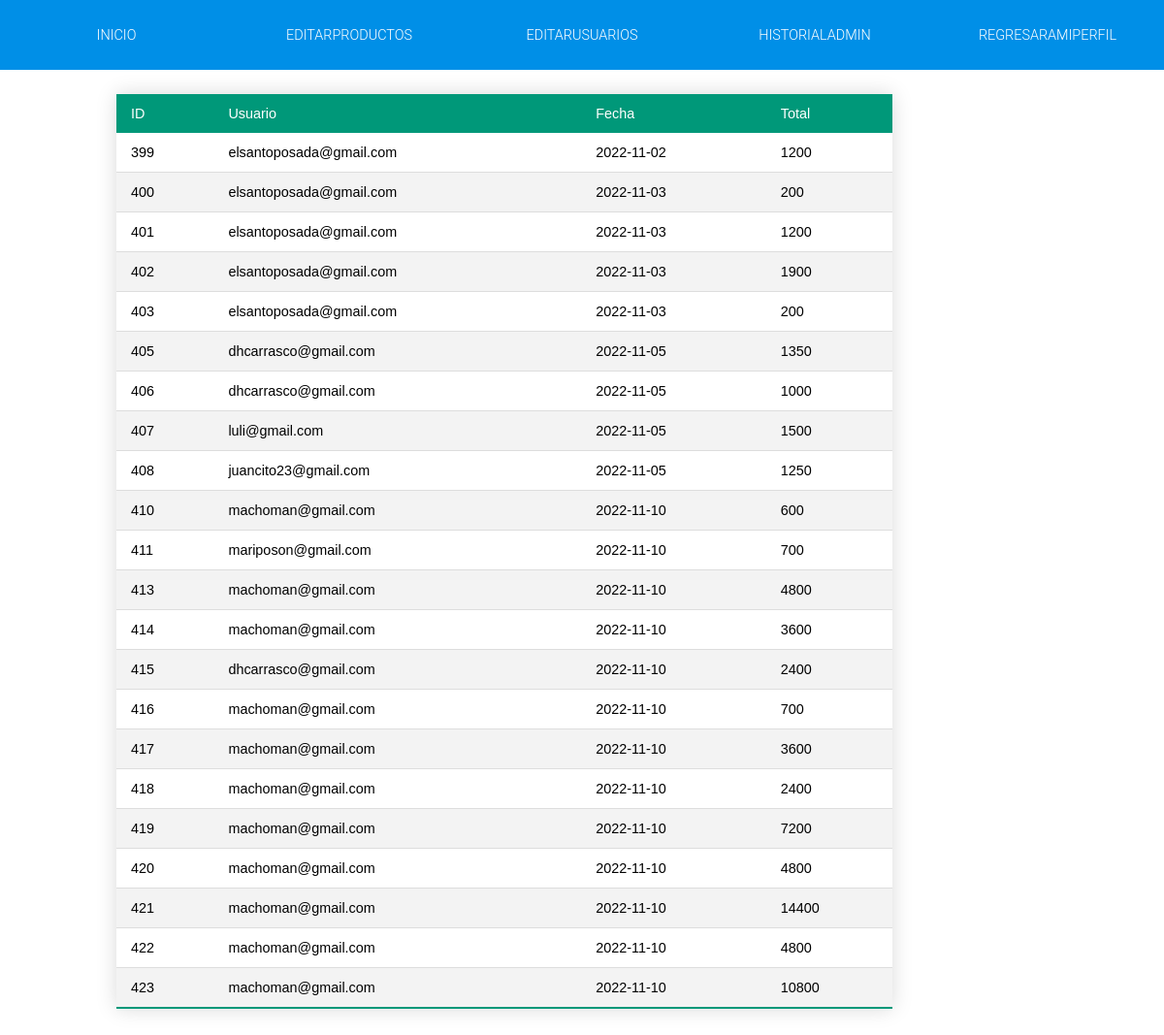
/panel/historialadmin (signed in), run on the app's committed database.
### tables this page shows
CREATE TABLE `VENTAS` (
  `vid` int(11) NOT NULL,
  `uid` int(11) DEFAULT NULL,
  `Fecha` date DEFAULT NULL,
  `Total` int(7) DEFAULT NULL
);

CREATE TABLE `USUARIOS` (
  `uid` int(11) NOT NULL,
  `nombre` varchar(40) NOT NULL,
  `correo` varchar(60) NOT NULL,
  `contrasena` varchar(250) NOT NULL,
  `telefono` int(32) NOT NULL,
  `avatar` varchar(50) DEFAULT NULL,
  `rango` int(2) NOT NULL,
  `estado` int(2) NOT NULL
);

### libs/view.php (called while the page is built, shortened)
<?php
class View
{
    public function render($nombre)
    {
        require 'views/' . $nombre . '.php';
    }
}

### controllers/Panel_Controller.php (called while the page is built, shortened)
<?php
class Panel_Controller extends controller
{
    public function historialadmin()
    {
        $this->view->render('login/panel/historialadmin');
    }
}

### index.php (called while the page is built, shortened)
<?php
require 'libs/view.php';
$app = new App();

### traduccion/Translate.php (called while the page is built, shortened)
<?php
class Translate
{
    protected static $conf;
    public static function init($locale = null, $path = null)
    {
        self::$conf = new \stdClass;
    }
    private static function setLocale($locale = null)
    {
        isset($locale)
        ? self::$conf->locale = $locale
        : self::$conf->locale = null;
    }
    private static function setDictionary($path = null)
    {
        isset($path)
        ? self::$conf->dictionary = include $path
        : self::$conf->dictionary = null;
    }
    public static function __($phrase)
    {
        if (isset(self::$conf->locale) && isset(self::$conf->dictionary)) {
            return self::$conf->dictionary[$phrase];
        } else {
            return $phrase;
        }
    }
}

### views/login/panel/historialadmin.php (the view, shortened to what this page needs)
<?php
require_once 'traduccion/Translate.php';
require 'libs/connect.php';
if (isset($_SESSION['uid'])) {
    $records = $conn->prepare('SELECT * FROM USUARIOS WHERE uid = :id');
    $records->bindParam(':id', $_SESSION['uid']);
    $records->execute();
    $results = $records->fetch(PDO::FETCH_ASSOC);
    $user = null;
    if (count($results) > 0) {
        $user = $results;
    }
    $records = $conn->prepare('SELECT * FROM USUARIOS_Rangos WHERE rid = :id');
    $records->bindParam(':id', $user['rango']);
    $records->execute();
    $results = $records->fetch(PDO::FETCH_ASSOC);
    if (count($results) > 0) {
        $rango = $results;
    }
} else {
    header("Location: ../login");
    echo "Acceso denegado";
    die();
}
?>
<!DOCTYPE html>
<html lang="en">
<head>
    <link rel="stylesheet" href="../public/css/login/historialadmin.css">
</head>
<body>
<nav class="noselect">
  <ul class="main-menu" id="main-menu">
    <li><a href="<?php echo constant('URL'); ?>"><?=Translate::__('inicio');?></a></li>
    <li><a href="<?php echo constant('URL'); ?>panel/producto"><?=Translate::__('editarproductos');?></a></li>
    <li><a href="<?php echo constant('URL'); ?>panel/editar"><?=Translate::__('editarusuarios');?></a></li>
    <li><a href="<?php echo constant('URL'); ?>panel/historialadmin"><?=Translate::__('historialadmin');?></a></li>
    <li><a href="<?php echo constant('URL'); ?>perfil?uid=<?php echo $_SESSION['uid'] ?>"><?=Translate::__('regresaramiperfil');?></a></li>
  </ul>
</nav>
<div class="ventas">
  <table>
            <thead>
            <tr>
            <td>ID</td>
            <td>Usuario</td>
            <td>Fecha</td>
            <td>Total</td></tr>
            </thead>
            <tbody>
    <?php
    $data = $conn->query("SELECT * FROM VENTAS")->fetchAll();
    foreach ($data as $row){
        $records = $conn->prepare('SELECT * FROM USUARIOS WHERE USUARIOS.uid = :id');
      $records->bindParam(':id', $row['uid']);
      $records->execute();
      $results = $records->fetch(PDO::FETCH_ASSOC);
      $usuario = null;
      if (count($results) > 0) {
          $usuario = $results;
      }
        ?>
          <tr>
            <td class="id"><?php echo $row['vid']; ?></td>
            <td class="nombre"><?php echo $usuario['correo']; ?></td>
            <td class="precio_venta"><?php echo $row['Fecha']; ?></td>
            <td class="precio_compra"><?php echo $row['Total']; ?></td></tr>
          <?php }
    ?>
    </tbody>
            </table>
            </div>
</body>
</html>

### public/css/login/historialadmin.css (style rules this page uses)
body { box-sizing: border-box; margin: 0; position: relative; padding-bottom: 3em; min-height: 150vh; height: auto; }
a { text-decoration: none; color: white; }
nav { background: #008fe7; width: 100%; height: 9vh; text-transform: uppercase; }
.main-menu { width: 100%; height: 9vh; display: flex; flex-direction: column; flex-wrap: nowrap; align-items: center; margin: 0; padding: 0; visibility: hidden; }
@media all and (min-width: 768px) { .main-menu { flex-direction: row; visibility: visible; } }
@media all and (min-width: 768px) { .main-menu li { background: none !important; padding: 0.5em !important; font-weight: 300 !important; font-size: 1.2vw !important; } }
.main-menu li { background: rgba(0, 0, 0, 0.9); width: 100%; padding: 2.3em 0; text-align: center; float: left; margin: 0; list-style: none; color: black; font-family: "Roboto", sans-serif; font-weight: 900; font-size: 3vw; }
table { border-collapse: collapse; margin: 25px 10vw; font-size: 0.9em; font-family: sans-serif; min-width: 800px; box-shadow: 0 0 20px rgba(0, 0, 0, 0.15); cursor: default; }
table thead tr { background-color: #009879; color: #ffffff; text-align: left; }
table th, table td { padding: 12px 15px; }
table tbody tr { border-bottom: thin solid #dddddd; }
table tbody tr:nth-of-type(even) { background-color: #f3f3f3; }
table tbody tr:last-of-type { border-bottom: 2px solid #009879; }

### data on the page
ventas: vid "399", uid.correo "elsantoposada@gmail.com", Fecha "2022-11-02", Total "1200"
ventas: vid "400", uid.correo "elsantoposada@gmail.com", Fecha "2022-11-03", Total "200"
ventas: vid "401", uid.correo "elsantoposada@gmail.com", Fecha "2022-11-03", Total "1200"
ventas: vid "402", uid.correo "elsantoposada@gmail.com", Fecha "2022-11-03", Total "1900"
ventas: vid "403", uid.correo "elsantoposada@gmail.com", Fecha "2022-11-03", Total "200"
ventas: vid "405", uid.correo "dhcarrasco@gmail.com", Fecha "2022-11-05", Total "1350"
ventas: vid "406", uid.correo "dhcarrasco@gmail.com", Fecha "2022-11-05", Total "1000"
ventas: vid "407", uid.correo "luli@gmail.com", Fecha "2022-11-05", Total "1500"
ventas: vid "408", uid.correo "juancito23@gmail.com", Fecha "2022-11-05", Total "1250"
ventas: vid "410", uid.correo "machoman@gmail.com", Fecha "2022-11-10", Total "600"
ventas: vid "411", uid.correo "mariposon@gmail.com", Fecha "2022-11-10", Total "700"
ventas: vid "413", uid.correo "machoman@gmail.com", Fecha "2022-11-10", Total "4800"
ventas: vid "414", uid.correo "machoman@gmail.com", Fecha "2022-11-10", Total "3600"
ventas: vid "415", uid.correo "dhcarrasco@gmail.com", Fecha "2022-11-10", Total "2400"
ventas: vid "416", uid.correo "machoman@gmail.com", Fecha "2022-11-10", Total "700"
ventas: vid "417", uid.correo "machoman@gmail.com", Fecha "2022-11-10", Total "3600"
ventas: vid "418", uid.correo "machoman@gmail.com", Fecha "2022-11-10", Total "2400"
ventas: vid "419", uid.correo "machoman@gmail.com", Fecha "2022-11-10", Total "7200"
ventas: vid "420", uid.correo "machoman@gmail.com", Fecha "2022-11-10", Total "4800"
ventas: vid "421", uid.correo "machoman@gmail.com", Fecha "2022-11-10", Total "14400"
ventas: vid "422", uid.correo "machoman@gmail.com", Fecha "2022-11-10", Total "4800"
ventas: vid "423", uid.correo "machoman@gmail.com", Fecha "2022-11-10", Total "10800"

### other printed values
Translate::__('inicio') "INICIO"
Translate::__('editarproductos') "EDITARPRODUCTOS"
Translate::__('editarusuarios') "EDITARUSUARIOS"
Translate::__('historialadmin') "HISTORIALADMIN"
Translate::__('regresaramiperfil') "REGRESARAMIPERFIL"
